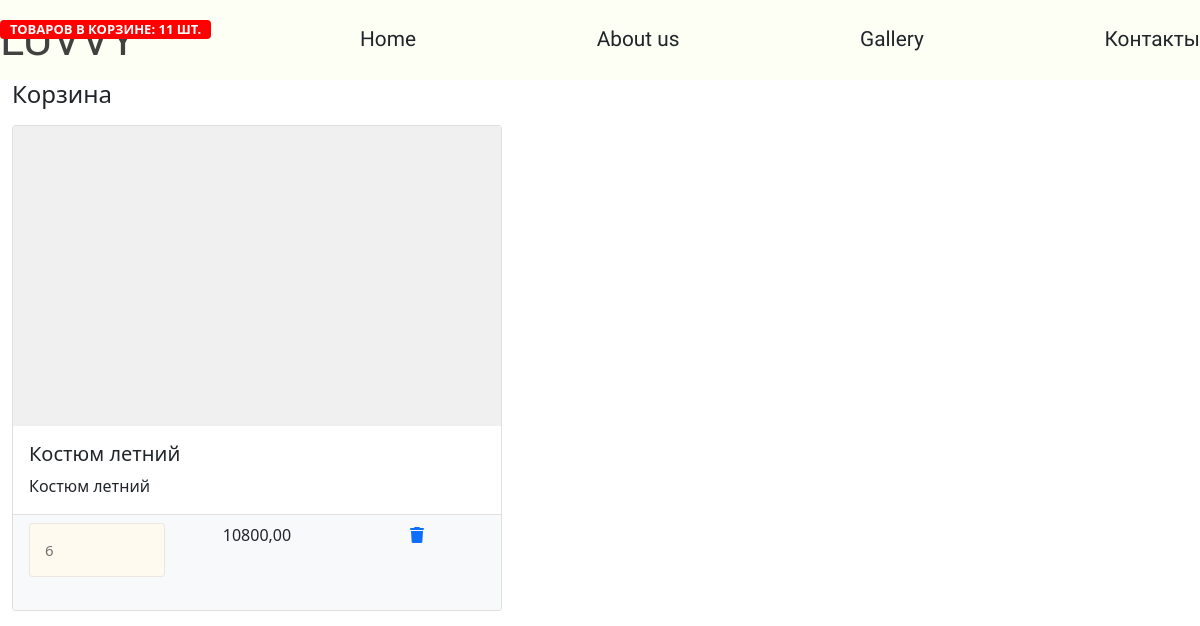
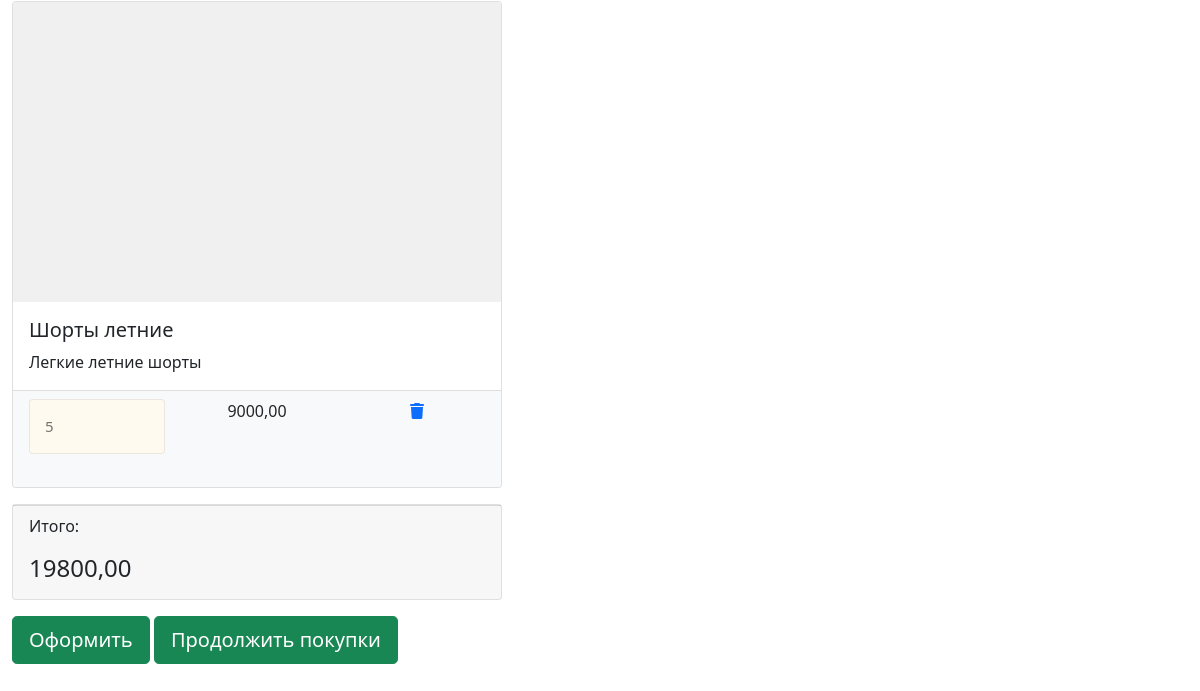
Page /basket (signed in) on the earlier database version (2 pictures, top to bottom).
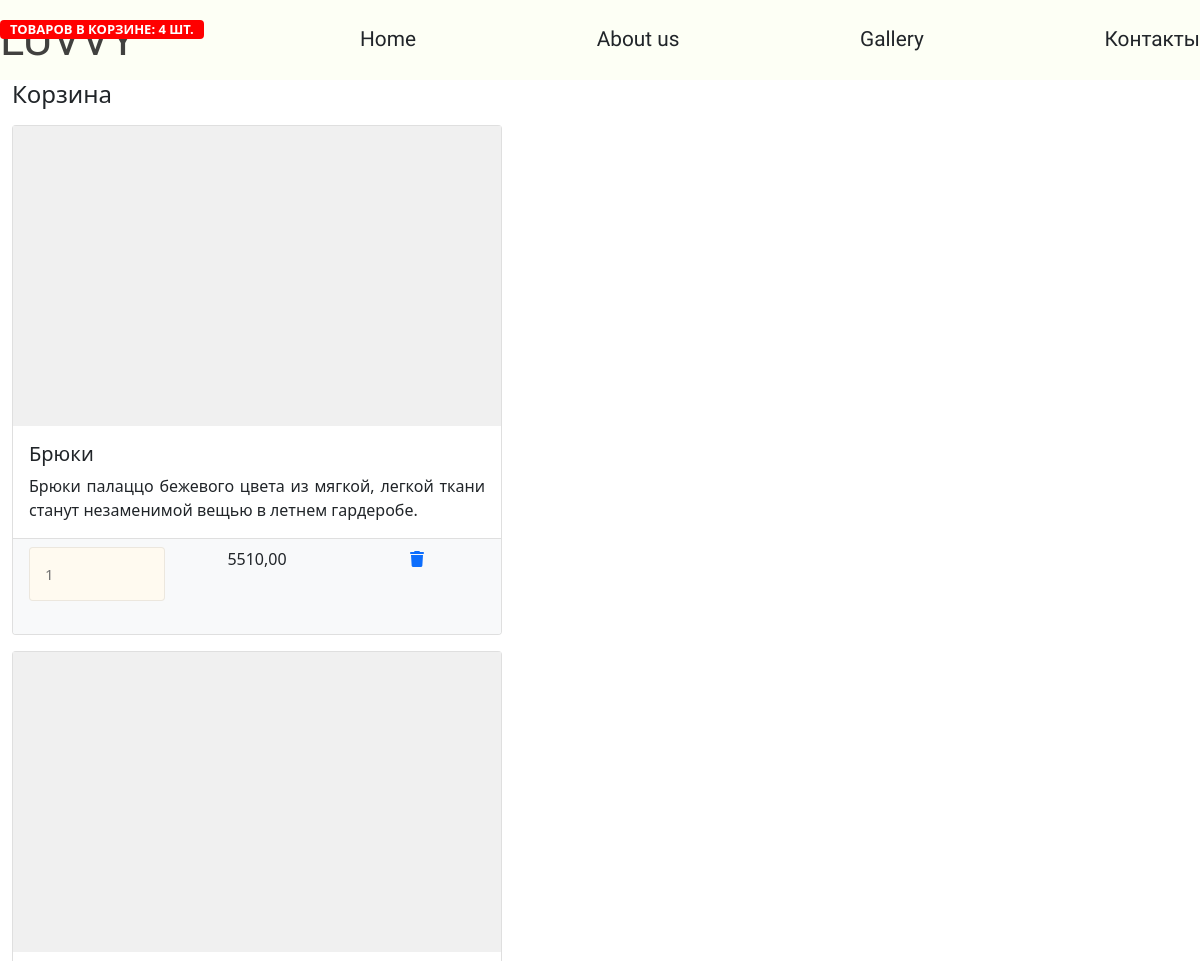
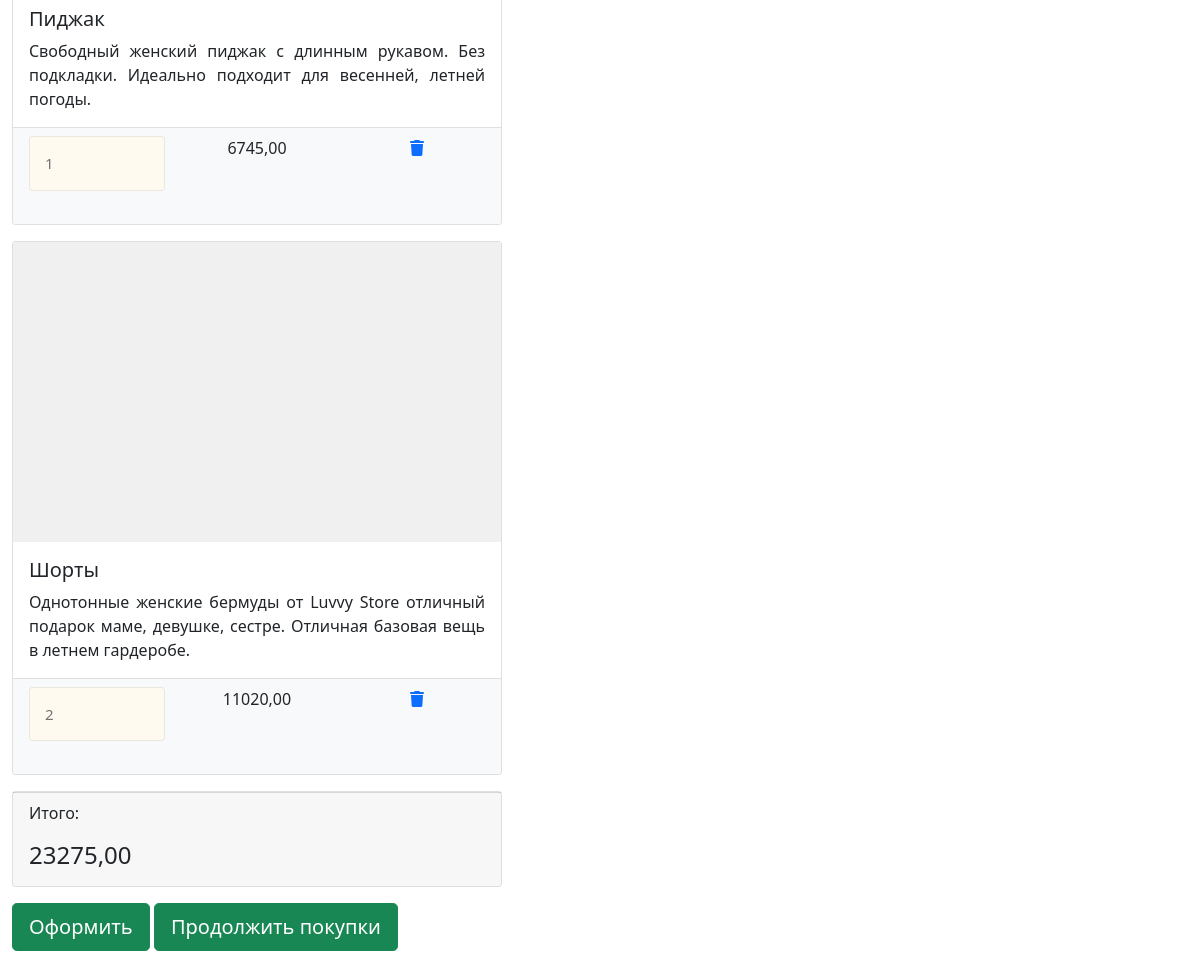
Same page on the later database version (2 pictures, top to bottom).
### shop_app/models.py (models this page shows, shortened)
class Basket(models.Model):
    user = models.ForeignKey(UserDressModel, on_delete=models.CASCADE)
    product = models.ForeignKey(ProductModel, on_delete=models.CASCADE)
    quantity = models.PositiveIntegerField(default=0)
    class Meta:
        verbose_name = 'Корзина'
        verbose_name_plural = 'Корзины'
    def sum(self):                  # Общая сумма товаров (одного наименования)
        return self.quantity * self.product.price
    def total_quantity(self):       # Общее количество товаров в корзине!
        baskets = Basket.objects.filter(user=self.user)
        return sum(basket.quantity for basket in baskets)
    def total_sum(self):            # Общая сумма товаров в корзине!
        baskets = Basket.objects.filter(user=self.user)
        return sum(basket.sum() for basket in baskets)

class UserDressModel(AbstractUser):
    GENDER = (
        ('муж', 'муж'),
        ('жен', 'жен')
    )
    name = models.CharField('Имя', max_length=30)
    middle_name = models.CharField('Второе имя', blank=True, null=True, max_length=20)
    first_login = models.DateTimeField(null=True)
    phone = models.CharField('Номер телефона', max_length=15)
    avatar = models.ImageField(upload_to='user/avatar/', blank=True, null=True)
    bio = models.TextField('О себе', blank=True, null=True)
    social = models.CharField('Соц. сеть', max_length=200, blank=True, null=True)
    birthday = models.DateField('День рождения', blank=True, null=True)
    gender = models.CharField('Пол', max_length=6, choices=GENDER, default='')

class ProductModel(models.Model):
    category = models.ForeignKey(CategoryModel, related_name='products', on_delete=models.CASCADE)
    name = models.CharField('Наименование', max_length=50, db_index=True)
    slug = models.SlugField('URL', max_length=50, db_index=True)
    image = models.ImageField('Изображение', upload_to='products/', blank=True)
    description = models.TextField('Описание', blank=True)
    size = models.CharField('Размер', max_length=4, blank=True)
    price = models.DecimalField('Цена', max_digits=10, decimal_places=2)
    stock = models.PositiveIntegerField('Запас')
    available = models.BooleanField('Наличие', default=True)
    colour = models.CharField('Цвет', max_length=20, blank=True)
    created = models.DateTimeField('Дата создания', auto_now_add=True)
    updated = models.DateTimeField('Дата обновления', auto_now=True)
    class Meta:
        ordering = ('name',)
        verbose_name = 'Товар'
        verbose_name_plural = 'Товары'

### shop_app/views.py (the view)
# urls.py: path('basket', basket, name='basket'),
@login_required
def basket(request):
    basket_items = Basket.objects.filter(user=request.user).order_by('product__category')
    context = {
        'products': basket_items,
        'baskets': Basket.objects.filter(user=request.user)
    }
    return render(request, 'shop_app/basket.html', context)

### shop_app/templates/shop_app/basket.html (shortened to what this page needs)
{% extends 'shop_app/base.html' %}
{% load static %}
{% block basket %}
<div class="container">
    <div class="basket_list">
        <div class="col-lg-5">
            {% if products %}
                <h4 class="mt3 mb-3 d-flex justify-content-between align-items-center mb-3">
                    Корзина <span class="badge badge-secondary badge-pill">Товаров в Корзине:
                    {{ products.0.total_quantity }} шт.</span>
                </h4>
                {% for basket in products %}
                  <div class="card mb-3">
                      <div class="product-tumb">
                      </div>
                    <div class="card-body">
                      <h5 class="card-title">{{ basket.product.name }}</h5>
                      <p class="card-text">{{ basket.product.description }}</p>
                    </div>
                    <ul class="list-group list-group-flush">
                      <li class="list-group-item bg-light">
                        <div class="row text-center">
                          <div class="col-lg-4">
                            <input name="{{ basket.id }}" type="number" class="form-control" value="{{ basket.quantity }}" min="0">
                          </div>
                          <div class="col-lg-4">{{ basket.sum }}</div>
                          <div class="col-lg-4">
                            <a href="{% url 'shop_app:basket_delete' basket.id %}"><i class="fas fa-trash"></i></a>
                          </div>
                        </div>
                      </li>
                    </ul>
                  </div>
                {% endfor %}
            <div class="card mb-3">
              <div class="card-footer">
                <p class="float-left">Итого: </p>
                <h4 class="float-right">{{ products.0.total_sum }}</h4>
              </div>
            </div>
                <button type="button" class="btn btn-success btn-lg float-right">Оформить</button>
                <a href="/product"><button type="button"
                                    class="btn btn-success btn-lg float-right">Продолжить покупки</button></a>
        </div>
        {% else %}
        <div class="container">
            <h4 class="mt3 mb-3 text-center">Корзина пуста!</h4>
            <a href="/product"><button type="button"
                                    class="btn btn-success btn-lg float-right">Продолжить покупки</button></a>
        </div>
        {% endif %}
    </div>
</div>
{% endblock %}

### shop_app/templates/shop_app/base.html (shortened to what this page needs)
<!DOCTYPE html>
{% load static %}
<html lang="ru">
<head>
    <link href="{% static 'shop_app/css/bootstrap.min.css' %}" rel="stylesheet">
    <link href="{% static 'shop_app/css/style.css' %}" rel="stylesheet">
    <link href="https://cdnjs.cloudflare.com/ajax/libs/font-awesome/6.2.0/css/all.min.css" rel="stylesheet">
    <link rel="stylesheet" href="path/to/font-awesome/css/font-awesome.min.css">
    <link rel="stylesheet" href="https://cdn.jsdelivr.net/gh/fancyapps/fancybox@3.5.7/dist/jquery.fancybox.min.css" />
</head>
<body>
  <div class="wrap">
      <header class="header">
          <div class="header__container">
              <a href="/" class="logo__site">LUVVY</a>
              <ul class="header__list">
                  <li class="header__item"><a href="/" class="header__link">Home</a></li>
                  <li class="header__item"><a href="" class="header__link">About us</a></li>
                  <li class="header__item"><a href="" class="header__link">Gallery</a></li>
                  <li class="header__item"><a href="/contact" class="header__link">Контакты</a></li>
              </ul>
          </div>
      </header>
      <div>
        {% block basket %}{% endblock %}
      </div>
  </div>
</body>

### shop_app/static/shop_app/css/style.css (style rules this page uses)
* { margin: 0; padding: 0; box-sizing: border-box; }
body { margin: 0; }
ul { padding: 0; margin: 0; list-style: none; }
a { text-decoration: none; display: inline-block; }
.wrap { height: 3000px; }
p { text-align: justify; }
.container { min-width: 1200px; margin: 0 auto; width: 100%; }
.logo__site:active, .logo__site:hover, .logo__site { font-family: 'Oswald', sans-serif; color: rgba(0, 0, 0, 0.747); text-decoration: none; font-size: 45px; margin: 0; }
.header { display: flex; align-items: center; height: 80px; background: #fdfff5; transition: 1s all; }
.header__container { display: flex; width: 100%; max-width: 1440px; margin: auto; justify-content: space-between; }
.header__list { width: 70%; display: flex; justify-content: space-between; text-align: center; align-items: center; }
.header__link { font-family: 'Oswald', sans-serif; font-size: 1.3em; color: inherit; }
.badge { position: absolute; left: 0; top: 20px; text-transform: uppercase; font-size: 13px; font-weight: 700; background: red; color: #fff; padding: 3px 10px; }
.product-tumb { display: flex; align-items: center; justify-content: center; height: 300px; padding: 50px; background: #f0f0f0; }
.form-control { width: 100%; padding: 15px; background: #FFFAF0; border:1px solid rgba(0, 0, 0, 0.075); margin-bottom:25px; color:#727272 !important; font-size:15px; -webkit-transition: all 0.4s; -moz-transition: all 0.4s; transition: all 0.4s; }
input { position: relative; z-index: 9999; }

Differences in the rows shown:
removed Basket: user+quantity "11", product.name "Костюм летний", product.description "Костюм летний", quantity "6", sum "10800,00", user+quantity+product "19800,00"
removed Basket: product.name "Шорты летние", product.description "Легкие летние шорты", quantity "5", sum "9000,00"
added Basket: user+quantity "4", product.name "Брюки", product.description "Брюки палаццо бежевого цвета из мягкой, легкой ткани станут незаменимой вещью в летнем гардеробе.", quantity "1", sum "5510,00", user+quantity+product "23275,00"
added Basket: product.name "Пиджак", product.description "Свободный женский пиджак с длинным рукавом. Без подкладки. Идеально подходит для весенней, летней погоды.", quantity "1", sum "6745,00"
added Basket: product.name "Шорты", product.description "Однотонные женские бермуды от Luvvy Store отличный подарок маме, девушке, сестре. Отличная базовая вещь в летнем гардеробе.", quantity "2", sum "11020,00"
